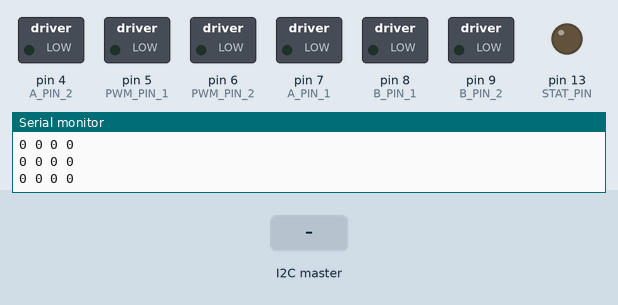
This sketch was run on a simulated Arduino Uno, built with avr-gcc and run on an emulated ATmega328P. On the bench: switched loads named in the sketch (green lamp = pin HIGH), output pins drawn as LEDs (lit = HIGH), the last lines printed to the serial monitor. Inputs (shaded band) come from the test bench. Pins used as bus, display or sensor lines are not drawn.

Above: at 1.2 s.
1.3 s: the I2C master sends the byte 1
At 2.5 s:
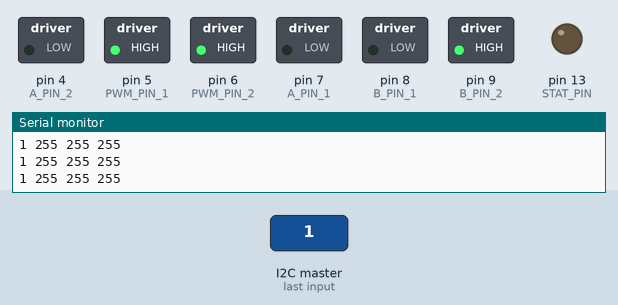
2.8 s: the I2C master sends the byte 0
At 3.7 s:
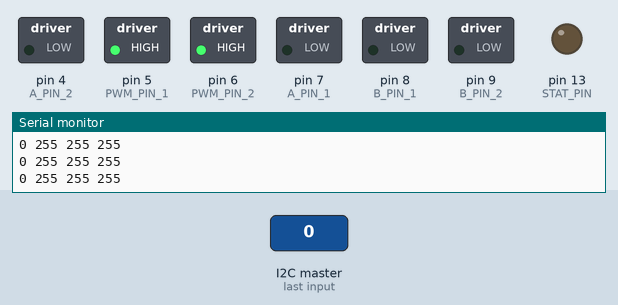
4.3 s: the I2C master sends the byte 2
At 4.8 s:
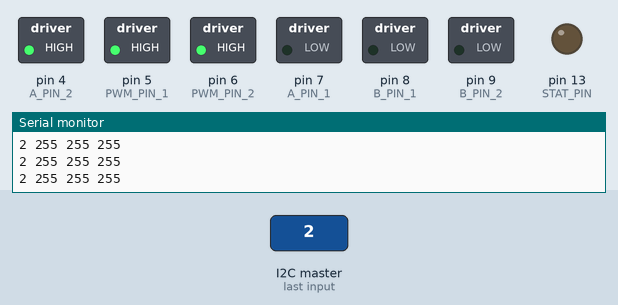
Timing chart, 0 to 7.3 s (numbered marks = the images above; inputs shaded):
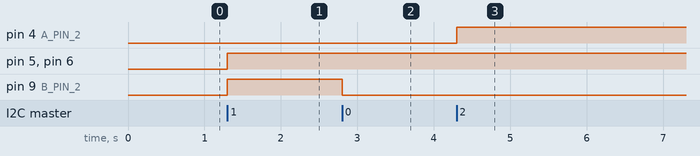

Measured:
- after the input at 1.3 s, pin 5 (PWM_PIN_1), pin 6 (PWM_PIN_2), pin 9 (B_PIN_2): LOW → HIGH at once
- after the input at 2.8 s, pin 9 (B_PIN_2): HIGH → LOW at once
- after the input at 4.3 s, pin 4 (A_PIN_2): LOW → HIGH at once

The sketch:

MonsterBoard.ino
```cpp
#include <Monster.h>
#include <Wire.h>

#define LEFT_MOTOR 1
#define RIGHT_MOTOR 0

Monster shield = Monster(MIXED);

uint8_t m_leftDirection;
uint8_t m_leftSpeed;
uint8_t m_rightDirection;
uint8_t m_rightSpeed;

void setup() {
  Wire.begin(8);
  Wire.onReceive(receiveEvent);
  Serial.begin(9600);
  m_leftDirection = 0;
  m_leftSpeed = 0;
  m_rightDirection = 0;
  m_rightSpeed = 0;
  shield.stop();
}

void loop() {
  Serial.print(m_leftDirection);
  Serial.print(" ");
  Serial.print(m_leftSpeed);
  Serial.print(" ");
  Serial.print(m_rightDirection);
  Serial.print(" ");
  Serial.print(m_rightSpeed);
  Serial.println();
}

void receiveEvent(int bytesToRead) {
  m_leftDirection = Wire.read();
  m_leftSpeed = Wire.read();
  m_rightDirection = Wire.read();
  m_rightSpeed = Wire.read();

  shield.driveMotor(LEFT_MOTOR, m_leftDirection, m_leftSpeed);
  shield.driveMotor(RIGHT_MOTOR, m_rightDirection, m_rightSpeed);
}
```

Monster.h
```cpp
/**
* ASSUMPTIONS
* A pin for given motor is POSITIVE lead
* B pin for given motor is NEGATIVE lead
*
* MODES
*   LEFT - Two motors on left side of vehicle
*   RIGHT - Two motors on right side of vehicle
*   MIXED - Two motors on opposite sides - Motor 1 being left and Motor 2 being right
*/

#ifndef MONSTER_H
#define MONSTER_H

#include <Arduino.h>

// MOTOR 1
#define A_PIN_1 7
#define B_PIN_1 8
#define PWM_PIN_1 5
#define CS_PIN_1 2
#define EN_PIN_1 0
#define M1_ENC_A_PIN_1 0
#define M1_ENC_A_PIN_2 0
#define M1_ENC_B_PIN_1 0
#define M1_ENC_B_PIN_2 0
// MOTOR 2
#define A_PIN_2 4
#define B_PIN_2 9
#define PWM_PIN_2 6
#define CS_PIN_2 3
#define EN_PIN_2 1
#define M2_ENC_A_PIN_1 0
#define M2_ENC_A_PIN_2 0
#define M2_ENC_B_PIN_1 0
#define M2_ENC_B_PIN_2 0

#define STAT_PIN 13
#define MIN_SPEED 0
#define MAX_SPEED 255
// Direction
#define BRAKE 0
#define CW 1
#define CCW 2
// Modes
#define MIXED 0
#define LEFT 1
#define RIGHT 2


class Monster {
private:
  // Motor 1 = index 0; Motor 2 = index 1
  const uint8_t _Apins[2] = { A_PIN_1, A_PIN_2 };
  const uint8_t _Bpins[2] = { B_PIN_1, B_PIN_2 };
  const uint8_t _pwmpin[2] = { PWM_PIN_1, PWM_PIN_2 };
  const uint8_t _cspin[2] = { CS_PIN_1, CS_PIN_2 };
  const uint8_t _enpin[2] = { EN_PIN_1, EN_PIN_2 };
  uint8_t _mode;

  bool _validateSpeed(uint8_t speed);
  // void _validateMode(uint8_t mode);

public:
  Monster(uint8_t mode);
  ~Monster();

  /**
  * Stops the given motor
  * @param motor - motor 0 or 1
  */
  void stopMotor(uint8_t motor);

  /**
  * Stops all motors
  */
  void stop();

  /**
  * Set speed for the given motor
  * @param motor - motor 0 or 1
  * @param speed - speed to move at 0 to 255
  */
  void setSpeed(uint8_t motor, uint8_t speed);

  /**
  * Drives vehicle forward at given speed
  * @param speed - speed to move at 0 to 255
  */
  void forward(uint8_t speed);

  /**
  * Drives vehicle backward at given speed
  * @param speed : speed to move at 0 to 255
  */
  void backward(uint8_t speed);

  /**
  * Drives motor(s) on right side
  * @param speed : -255 to 255
  */
  void driveRight(int speed);

  /**
  * Drives motor(s) on left side
  * @param speed : -255 to 255
  */
  void driveLeft(int speed);

  /**
  * Turn vehicle left at given speed
  * @param speed : speed to drive motors 0 to 255
  */
  void turnLeft(uint8_t speed);

  /**
  * Turn vehicle right at given speed
  * @param speed - speed to drive motors 0 to 255
  */
  void turnRight(uint8_t speed);

  /**
  * Drive given motor in the given direction for given speed
  * @param motor - 0 or 1
  * @param direction - CW, CCW, BRAKE
  * @param speed - speed to move at 0 to 255
  */
  void driveMotor(uint8_t motor, uint8_t direction, uint8_t speed);

  /**
  * Read current sensor for given motor
  * @param motor : motor sensor to read
  */
  int readCurrent(uint8_t motor);
};


#endif
```
